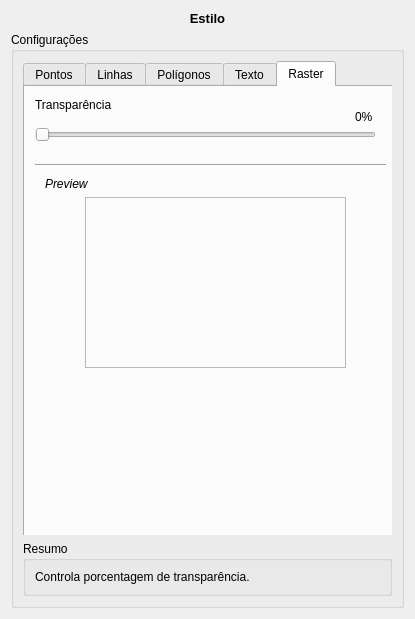
<?xml version="1.0" encoding="UTF-8"?>
<ui version="4.0">
 <class>Form</class>
 <widget class="QWidget" name="Form">
  <property name="geometry">
   <rect>
    <x>0</x>
    <y>0</y>
    <width>415</width>
    <height>619</height>
   </rect>
  </property>
  <property name="sizePolicy">
   <sizepolicy hsizetype="Ignored" vsizetype="Ignored">
    <horstretch>0</horstretch>
    <verstretch>0</verstretch>
   </sizepolicy>
  </property>
  <property name="maximumSize">
   <size>
    <width>8777215</width>
    <height>16777215</height>
   </size>
  </property>
  <property name="windowTitle">
   <string>Form</string>
  </property>
  <layout class="QGridLayout" name="gridLayout_5">
   <item row="0" column="0">
    <layout class="QGridLayout" name="gridLayout_4">
     <item row="1" column="0">
      <widget class="QGroupBox" name="groupBox">
       <property name="sizePolicy">
        <sizepolicy hsizetype="Expanding" vsizetype="Expanding">
         <horstretch>0</horstretch>
         <verstretch>0</verstretch>
        </sizepolicy>
       </property>
       <property name="title">
        <string>Configurações</string>
       </property>
       <layout class="QGridLayout" name="gridLayout_3">
        <item row="1" column="0">
         <widget class="QGroupBox" name="groupBox_2">
          <property name="sizePolicy">
           <sizepolicy hsizetype="Expanding" vsizetype="Fixed">
            <horstretch>0</horstretch>
            <verstretch>0</verstretch>
           </sizepolicy>
          </property>
          <property name="title">
           <string>Resumo</string>
          </property>
          <layout class="QGridLayout" name="gridLayout_2">
           <item row="0" column="0">
            <widget class="QLabel" name="label">
             <property name="text">
              <string>Controla porcentagem de transparência.</string>
             </property>
            </widget>
           </item>
          </layout>
         </widget>
        </item>
        <item row="0" column="0">
         <widget class="QWidget" name="widget" native="true">
          <widget class="QTabWidget" name="tabWidget">
           <property name="geometry">
            <rect>
             <x>0</x>
             <y>0</y>
             <width>371</width>
             <height>481</height>
            </rect>
           </property>
           <property name="currentIndex">
            <number>4</number>
           </property>
           <widget class="QWidget" name="tab_3">
            <attribute name="title">
             <string>Pontos</string>
            </attribute>
            <widget class="QLabel" name="label_3">
             <property name="geometry">
              <rect>
               <x>10</x>
               <y>20</y>
               <width>31</width>
               <height>16</height>
              </rect>
             </property>
             <property name="text">
              <string>Cor</string>
             </property>
            </widget>
            <widget class="QLabel" name="label_4">
             <property name="geometry">
              <rect>
               <x>150</x>
               <y>20</y>
               <width>46</width>
               <height>13</height>
              </rect>
             </property>
             <property name="text">
              <string>Tamanho</string>
             </property>
            </widget>
            <widget class="QLabel" name="label_5">
             <property name="geometry">
              <rect>
               <x>150</x>
               <y>60</y>
               <width>46</width>
               <height>13</height>
              </rect>
             </property>
             <property name="text">
              <string>Tipo</string>
             </property>
            </widget>
            <widget class="QLabel" name="label_6">
             <property name="geometry">
              <rect>
               <x>10</x>
               <y>100</y>
               <width>46</width>
               <height>13</height>
              </rect>
             </property>
             <property name="font">
              <font>
               <italic>true</italic>
              </font>
             </property>
             <property name="text">
              <string>Preview</string>
             </property>
            </widget>
            <widget class="QToolButton" name="toolButton">
             <property name="geometry">
              <rect>
               <x>50</x>
               <y>20</y>
               <width>51</width>
               <height>20</height>
              </rect>
             </property>
             <property name="text">
              <string>Alterar</string>
             </property>
            </widget>
            <widget class="QComboBox" name="comboBox">
             <property name="geometry">
              <rect>
               <x>210</x>
               <y>10</y>
               <width>74</width>
               <height>22</height>
              </rect>
             </property>
            </widget>
            <widget class="QComboBox" name="comboBox_2">
             <property name="geometry">
              <rect>
               <x>210</x>
               <y>50</y>
               <width>74</width>
               <height>22</height>
              </rect>
             </property>
            </widget>
            <widget class="Line" name="line">
             <property name="geometry">
              <rect>
               <x>10</x>
               <y>80</y>
               <width>351</width>
               <height>20</height>
              </rect>
             </property>
             <property name="orientation">
              <enum>Qt::Horizontal</enum>
             </property>
            </widget>
            <widget class="QFrame" name="frame_2">
             <property name="geometry">
              <rect>
               <x>50</x>
               <y>130</y>
               <width>261</width>
               <height>171</height>
              </rect>
             </property>
             <property name="frameShape">
              <enum>QFrame::StyledPanel</enum>
             </property>
             <property name="frameShadow">
              <enum>QFrame::Raised</enum>
             </property>
            </widget>
           </widget>
           <widget class="QWidget" name="tab_4">
            <attribute name="title">
             <string>Linhas</string>
            </attribute>
            <widget class="QLabel" name="label_7">
             <property name="geometry">
              <rect>
               <x>10</x>
               <y>100</y>
               <width>46</width>
               <height>13</height>
              </rect>
             </property>
             <property name="font">
              <font>
               <italic>true</italic>
              </font>
             </property>
             <property name="text">
              <string>Preview</string>
             </property>
            </widget>
            <widget class="QToolButton" name="toolButton_2">
             <property name="geometry">
              <rect>
               <x>50</x>
               <y>20</y>
               <width>51</width>
               <height>20</height>
              </rect>
             </property>
             <property name="text">
              <string>Alterar</string>
             </property>
            </widget>
            <widget class="QComboBox" name="comboBox_3">
             <property name="geometry">
              <rect>
               <x>210</x>
               <y>50</y>
               <width>74</width>
               <height>22</height>
              </rect>
             </property>
            </widget>
            <widget class="QLabel" name="label_8">
             <property name="geometry">
              <rect>
               <x>10</x>
               <y>20</y>
               <width>31</width>
               <height>16</height>
              </rect>
             </property>
             <property name="text">
              <string>Cor</string>
             </property>
            </widget>
            <widget class="QLabel" name="label_9">
             <property name="geometry">
              <rect>
               <x>150</x>
               <y>60</y>
               <width>46</width>
               <height>13</height>
              </rect>
             </property>
             <property name="text">
              <string>Estilo</string>
             </property>
            </widget>
            <widget class="QComboBox" name="comboBox_4">
             <property name="geometry">
              <rect>
               <x>210</x>
               <y>10</y>
               <width>74</width>
               <height>22</height>
              </rect>
             </property>
            </widget>
            <widget class="QLabel" name="label_10">
             <property name="geometry">
              <rect>
               <x>150</x>
               <y>20</y>
               <width>46</width>
               <height>13</height>
              </rect>
             </property>
             <property name="text">
              <string>Largura</string>
             </property>
            </widget>
            <widget class="Line" name="line_2">
             <property name="geometry">
              <rect>
               <x>10</x>
               <y>80</y>
               <width>351</width>
               <height>20</height>
              </rect>
             </property>
             <property name="orientation">
              <enum>Qt::Horizontal</enum>
             </property>
            </widget>
            <widget class="QFrame" name="frame">
             <property name="geometry">
              <rect>
               <x>50</x>
               <y>130</y>
               <width>261</width>
               <height>171</height>
              </rect>
             </property>
             <property name="frameShape">
              <enum>QFrame::StyledPanel</enum>
             </property>
             <property name="frameShadow">
              <enum>QFrame::Raised</enum>
             </property>
            </widget>
           </widget>
           <widget class="QWidget" name="tab_5">
            <attribute name="title">
             <string>Polígonos</string>
            </attribute>
            <widget class="QLabel" name="label_11">
             <property name="geometry">
              <rect>
               <x>10</x>
               <y>10</y>
               <width>91</width>
               <height>20</height>
              </rect>
             </property>
             <property name="font">
              <font>
               <weight>75</weight>
               <bold>true</bold>
              </font>
             </property>
             <property name="text">
              <string>Preenchimento</string>
             </property>
            </widget>
            <widget class="QLabel" name="label_12">
             <property name="geometry">
              <rect>
               <x>190</x>
               <y>10</y>
               <width>61</width>
               <height>20</height>
              </rect>
             </property>
             <property name="font">
              <font>
               <weight>75</weight>
               <bold>true</bold>
              </font>
             </property>
             <property name="text">
              <string>Contorno</string>
             </property>
            </widget>
            <widget class="Line" name="line_3">
             <property name="geometry">
              <rect>
               <x>160</x>
               <y>10</y>
               <width>20</width>
               <height>221</height>
              </rect>
             </property>
             <property name="orientation">
              <enum>Qt::Vertical</enum>
             </property>
            </widget>
            <widget class="Line" name="line_4">
             <property name="geometry">
              <rect>
               <x>0</x>
               <y>230</y>
               <width>351</width>
               <height>16</height>
              </rect>
             </property>
             <property name="orientation">
              <enum>Qt::Horizontal</enum>
             </property>
            </widget>
            <widget class="QLabel" name="label_13">
             <property name="geometry">
              <rect>
               <x>10</x>
               <y>40</y>
               <width>46</width>
               <height>13</height>
              </rect>
             </property>
             <property name="text">
              <string>Cor</string>
             </property>
            </widget>
            <widget class="QLabel" name="label_14">
             <property name="geometry">
              <rect>
               <x>10</x>
               <y>80</y>
               <width>81</width>
               <height>16</height>
              </rect>
             </property>
             <property name="text">
              <string>Transparência</string>
             </property>
            </widget>
            <widget class="QLabel" name="label_15">
             <property name="geometry">
              <rect>
               <x>10</x>
               <y>140</y>
               <width>46</width>
               <height>13</height>
              </rect>
             </property>
             <property name="text">
              <string>Estilo</string>
             </property>
            </widget>
            <widget class="QLabel" name="label_16">
             <property name="geometry">
              <rect>
               <x>10</x>
               <y>250</y>
               <width>46</width>
               <height>13</height>
              </rect>
             </property>
             <property name="font">
              <font>
               <italic>true</italic>
              </font>
             </property>
             <property name="text">
              <string>Preview</string>
             </property>
            </widget>
            <widget class="QFrame" name="frame_3">
             <property name="geometry">
              <rect>
               <x>50</x>
               <y>280</y>
               <width>261</width>
               <height>171</height>
              </rect>
             </property>
             <property name="frameShape">
              <enum>QFrame::StyledPanel</enum>
             </property>
             <property name="frameShadow">
              <enum>QFrame::Raised</enum>
             </property>
            </widget>
            <widget class="QLabel" name="label_17">
             <property name="geometry">
              <rect>
               <x>180</x>
               <y>80</y>
               <width>81</width>
               <height>16</height>
              </rect>
             </property>
             <property name="text">
              <string>Largura</string>
             </property>
            </widget>
            <widget class="QLabel" name="label_18">
             <property name="geometry">
              <rect>
               <x>190</x>
               <y>40</y>
               <width>46</width>
               <height>13</height>
              </rect>
             </property>
             <property name="text">
              <string>Cor</string>
             </property>
            </widget>
            <widget class="QLabel" name="label_19">
             <property name="geometry">
              <rect>
               <x>180</x>
               <y>140</y>
               <width>46</width>
               <height>13</height>
              </rect>
             </property>
             <property name="text">
              <string>Estilo</string>
             </property>
            </widget>
            <widget class="QToolButton" name="toolButton_3">
             <property name="geometry">
              <rect>
               <x>40</x>
               <y>40</y>
               <width>51</width>
               <height>19</height>
              </rect>
             </property>
             <property name="text">
              <string>Alterar</string>
             </property>
            </widget>
            <widget class="QToolButton" name="toolButton_4">
             <property name="geometry">
              <rect>
               <x>220</x>
               <y>40</y>
               <width>51</width>
               <height>19</height>
              </rect>
             </property>
             <property name="text">
              <string>Alterar</string>
             </property>
            </widget>
            <widget class="QComboBox" name="comboBox_5">
             <property name="geometry">
              <rect>
               <x>10</x>
               <y>100</y>
               <width>74</width>
               <height>22</height>
              </rect>
             </property>
            </widget>
            <widget class="QComboBox" name="comboBox_6">
             <property name="geometry">
              <rect>
               <x>10</x>
               <y>160</y>
               <width>74</width>
               <height>22</height>
              </rect>
             </property>
            </widget>
            <widget class="QComboBox" name="comboBox_7">
             <property name="geometry">
              <rect>
               <x>180</x>
               <y>100</y>
               <width>74</width>
               <height>22</height>
              </rect>
             </property>
            </widget>
            <widget class="QComboBox" name="comboBox_8">
             <property name="geometry">
              <rect>
               <x>180</x>
               <y>160</y>
               <width>74</width>
               <height>22</height>
              </rect>
             </property>
            </widget>
           </widget>
           <widget class="QWidget" name="tab">
            <attribute name="title">
             <string>Texto</string>
            </attribute>
            <widget class="QCheckBox" name="checkBox">
             <property name="geometry">
              <rect>
               <x>20</x>
               <y>140</y>
               <width>101</width>
               <height>18</height>
              </rect>
             </property>
             <property name="text">
              <string>Tamanho fixo</string>
             </property>
            </widget>
            <widget class="QCheckBox" name="checkBox_2">
             <property name="geometry">
              <rect>
               <x>140</x>
               <y>140</y>
               <width>71</width>
               <height>18</height>
              </rect>
             </property>
             <property name="text">
              <string>Negrito</string>
             </property>
            </widget>
            <widget class="QCheckBox" name="checkBox_3">
             <property name="geometry">
              <rect>
               <x>230</x>
               <y>140</y>
               <width>71</width>
               <height>18</height>
              </rect>
             </property>
             <property name="text">
              <string>Itálico</string>
             </property>
            </widget>
            <widget class="QLabel" name="label_20">
             <property name="geometry">
              <rect>
               <x>10</x>
               <y>190</y>
               <width>46</width>
               <height>13</height>
              </rect>
             </property>
             <property name="font">
              <font>
               <italic>true</italic>
              </font>
             </property>
             <property name="text">
              <string>Preview</string>
             </property>
            </widget>
            <widget class="QFrame" name="frame_4">
             <property name="geometry">
              <rect>
               <x>50</x>
               <y>210</y>
               <width>261</width>
               <height>171</height>
              </rect>
             </property>
             <property name="frameShape">
              <enum>QFrame::StyledPanel</enum>
             </property>
             <property name="frameShadow">
              <enum>QFrame::Raised</enum>
             </property>
            </widget>
            <widget class="Line" name="line_5">
             <property name="geometry">
              <rect>
               <x>0</x>
               <y>170</y>
               <width>351</width>
               <height>16</height>
              </rect>
             </property>
             <property name="orientation">
              <enum>Qt::Horizontal</enum>
             </property>
            </widget>
            <widget class="Line" name="line_6">
             <property name="geometry">
              <rect>
               <x>0</x>
               <y>120</y>
               <width>351</width>
               <height>16</height>
              </rect>
             </property>
             <property name="orientation">
              <enum>Qt::Horizontal</enum>
             </property>
            </widget>
            <widget class="QLabel" name="label_21">
             <property name="geometry">
              <rect>
               <x>20</x>
               <y>20</y>
               <width>46</width>
               <height>13</height>
              </rect>
             </property>
             <property name="text">
              <string>Cor</string>
             </property>
            </widget>
            <widget class="QToolButton" name="toolButton_5">
             <property name="geometry">
              <rect>
               <x>50</x>
               <y>20</y>
               <width>51</width>
               <height>19</height>
              </rect>
             </property>
             <property name="text">
              <string>Alterar</string>
             </property>
            </widget>
            <widget class="QLabel" name="label_22">
             <property name="geometry">
              <rect>
               <x>20</x>
               <y>60</y>
               <width>41</width>
               <height>16</height>
              </rect>
             </property>
             <property name="text">
              <string>Fonte</string>
             </property>
            </widget>
            <widget class="QComboBox" name="comboBox_9">
             <property name="geometry">
              <rect>
               <x>60</x>
               <y>60</y>
               <width>101</width>
               <height>22</height>
              </rect>
             </property>
            </widget>
            <widget class="QLabel" name="label_23">
             <property name="geometry">
              <rect>
               <x>20</x>
               <y>100</y>
               <width>51</width>
               <height>16</height>
              </rect>
             </property>
             <property name="text">
              <string>Tamanho</string>
             </property>
            </widget>
            <widget class="QSpinBox" name="spinBox">
             <property name="geometry">
              <rect>
               <x>80</x>
               <y>90</y>
               <width>46</width>
               <height>22</height>
              </rect>
             </property>
            </widget>
           </widget>
           <widget class="QWidget" name="tab_2">
            <attribute name="title">
             <string>Raster</string>
            </attribute>
            <widget class="Line" name="line_7">
             <property name="geometry">
              <rect>
               <x>10</x>
               <y>70</y>
               <width>351</width>
               <height>16</height>
              </rect>
             </property>
             <property name="orientation">
              <enum>Qt::Horizontal</enum>
             </property>
            </widget>
            <widget class="QLabel" name="label_24">
             <property name="geometry">
              <rect>
               <x>20</x>
               <y>90</y>
               <width>46</width>
               <height>13</height>
              </rect>
             </property>
             <property name="font">
              <font>
               <italic>true</italic>
              </font>
             </property>
             <property name="text">
              <string>Preview</string>
             </property>
            </widget>
            <widget class="QFrame" name="frame_5">
             <property name="geometry">
              <rect>
               <x>60</x>
               <y>110</y>
               <width>261</width>
               <height>171</height>
              </rect>
             </property>
             <property name="frameShape">
              <enum>QFrame::StyledPanel</enum>
             </property>
             <property name="frameShadow">
              <enum>QFrame::Raised</enum>
             </property>
            </widget>
            <widget class="QLabel" name="label_25">
             <property name="geometry">
              <rect>
               <x>10</x>
               <y>10</y>
               <width>81</width>
               <height>16</height>
              </rect>
             </property>
             <property name="text">
              <string>Transparência</string>
             </property>
            </widget>
            <widget class="QSlider" name="horizontalSlider">
             <property name="geometry">
              <rect>
               <x>10</x>
               <y>40</y>
               <width>341</width>
               <height>16</height>
              </rect>
             </property>
             <property name="orientation">
              <enum>Qt::Horizontal</enum>
             </property>
            </widget>
            <widget class="QLabel" name="label_26">
             <property name="geometry">
              <rect>
               <x>330</x>
               <y>20</y>
               <width>31</width>
               <height>20</height>
              </rect>
             </property>
             <property name="text">
              <string>0%</string>
             </property>
            </widget>
           </widget>
          </widget>
         </widget>
        </item>
       </layout>
      </widget>
     </item>
     <item row="0" column="0">
      <widget class="QLabel" name="label_2">
       <property name="font">
        <font>
         <pointsize>10</pointsize>
         <weight>75</weight>
         <bold>true</bold>
        </font>
       </property>
       <property name="text">
        <string>Estilo</string>
       </property>
       <property name="alignment">
        <set>Qt::AlignCenter</set>
       </property>
      </widget>
     </item>
    </layout>
   </item>
   <item row="1" column="0">
    <layout class="QGridLayout" name="gridLayout"/>
   </item>
  </layout>
 </widget>
 <resources/>
 <connections/>
</ui>
